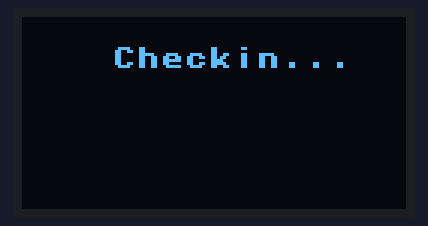
The program below on a simulated ESP8266 board running MicroPython. Shown: 128×64 one-colour display. A reset restarts the program; files the program writes start out absent; web requests get an empty 200 reply after 0.4 s; what the program prints to the serial console is not drawn.

Above: at 2.31 s.
At 18.74 s:
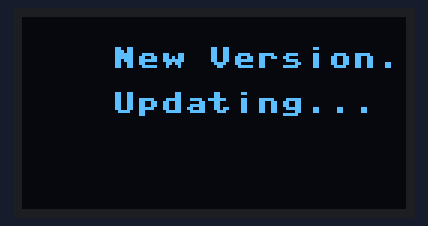
At 38.2 s:
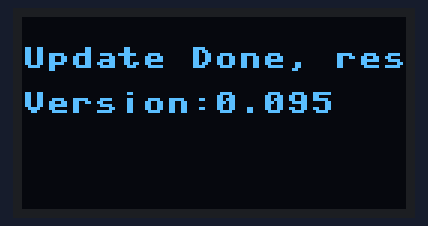

The program:

main.py
```python
# Complete project details at https://RandomNerdTutorials.com
from machine import reset
from machine import Pin, I2C
from ssd1306 import SSD1306_I2C
import machine
import os
import urequests
import time,gc
import network

nic = network.WLAN(network.STA_IF)
REMOTE_REPO="https://raw.githubusercontent.com/letonai/esp8266/main/oledticker/"
EXCHANGE_URL="https://openexchangerates.org/api/latest.json?app_id=f18ac4164bcc42b08dd0bb833fcdb068&base=USD&symbols=BRL&prettyprint=false&show_alternative=false"
LOCAL_VERSION="0.095"
RESET_FILE = "reset.now"
i2c = I2C(scl=Pin(0), sda=Pin( 2))
oled = SSD1306_I2C(128, 64, i2c)

def updateVersion():
  print("Starting update...")
  res = urequests.get(REMOTE_REPO+"main.py")
  new_exec=res.text
  current_exec = open("main.py", "w")
  current_exec.write(new_exec)
  current_exec.flush()
  current_exec.close()
  oled.fill(0)
  oled.text("Update Done, restarting...",0,10)
  oled.text("Version:"+LOCAL_VERSION,0,25)
  oled.show()
  time.sleep(2)
  machine.reset()

def checkVersion():
  oled.fill(0)
  oled.text('Checkin...', 30, 10)
  oled.show()
  res = urequests.get(REMOTE_REPO+"version.current")
  remote_version = res.text
  oled.text('Remote: '+str(remote_version), 30, 10)
  if LOCAL_VERSION != remote_version:
    oled.fill(0)
    oled.text('New Version...'+str(remote_version), 30, 10)
    oled.text('Updating...', 30, 25)
    oled.show()
    updateVersion()
  else:
    oled.fill(0)
    oled.text("No updates found!", 30, 10)
    oled.show()
    time.sleep(2)

secscount=0
while not nic.isconnected():
    oled.fill(0)
    oled.text('Connecting... '+str(secscount), 0, 0)
    secscount=secscount+1
    oled.show()
    time.sleep(1)

checkVersion()

while True:
  oled.fill(0)
  if nic.isconnected():
    oled.text('Connected...', 0, 0)
    oled.show()
    try:
      oled.fill(0)
      oled.text('Getting rates..', 0, 0)
      res = urequests.get(EXCHANGE_URL)
      oled.text("DOLAR: "+str(res.json()['rates']['BRL']), 0, 20)
      oled.text('Connected...', 0, 0)
    except:
      oled.text("ERROR",0,20)
      oled.show()
  else:
    oled.text('DISCONNECTED...', 0, 0)
  oled.text(str(LOCAL_VERSION),0,50)
  oled.show()
  time.sleep(10)
  gc.collect()
```

boot.py
```python
import network
import gc

gc.collect()
ssid = 'Bella'
password = 'BellaGatoSemVergonha'
nic = network.WLAN(network.STA_IF)
nic.active(True)
nic.connect(ssid, password)
```

Measured:
- what the display in image 0 shows lasts 0.4 s, from 2.1 s to 2.5 s
